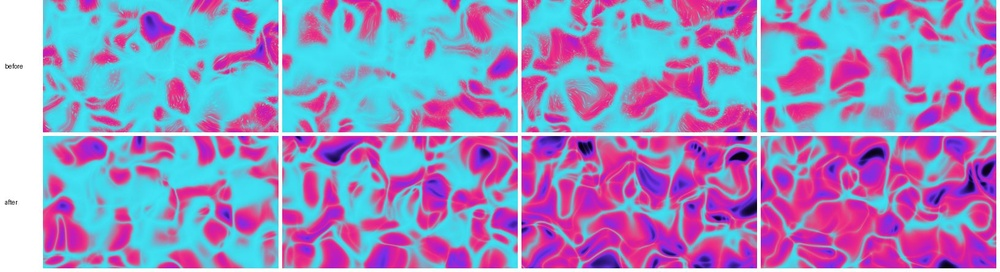
#> input picture worktree-audio-engine-picture/stills-677-caustics-bj.jpg, 1000 x 272 px, shrunk from 1630 x 444 before the run
$ python droplets-place.py ../../../../worktree-audio-engine-picture/stills-677-caustics-bj.jpg
#> lines starting #> are read from the running program, lines starting #| are printed output that depends on the picture; after the words box and inside, x2 and y2 are one past the last pixel; in counts of white or black regions, pixels touching at a corner belong together
# Where Droplets' drops sit, from single frames shot with Beat flash and Level glow at 0 (the pool then stays saturated pink and
# purple): drop pixels are the unsaturated light ones, and each scores the brightest non-drop pixel within RADIUS as a percentile
# of the frame's non-drop pixels. Prints the share beside the brightest fifth and tenth.
# uv run -q --with pillow --with numpy python docs/scenes/caustics/scripts/droplets-place.py <png>...
import sys
import numpy as np
from PIL import Image

RADIUS = 3
allv = []
for path in sys.argv[1:]:
    im = np.asarray(Image.open(path).convert("RGB")).astype(np.float32)
    h, w, _ = im.shape
#> h = 272; w = 1000
    mx = im.max(axis=2)
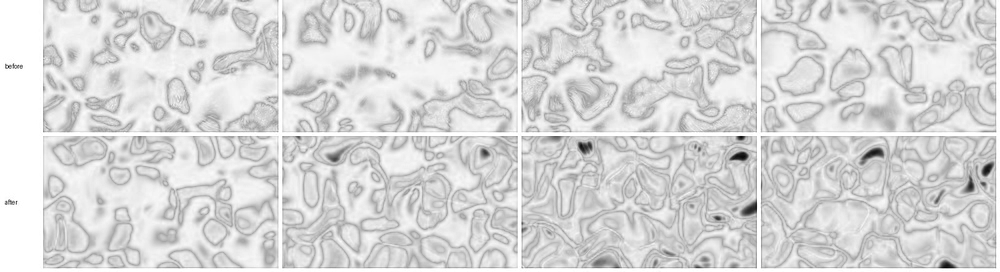
#> mx: shape (272, 1000) float32; min 5, max 255, mean 215.7
    mn = im.min(axis=2)
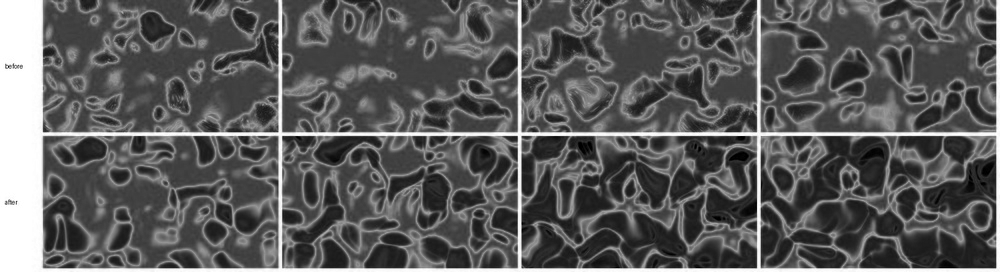
#> mn: shape (272, 1000) float32; min 0, max 255, mean 92
    drop = (mn > 40) & ((mx - mn) < 0.35 * mx)
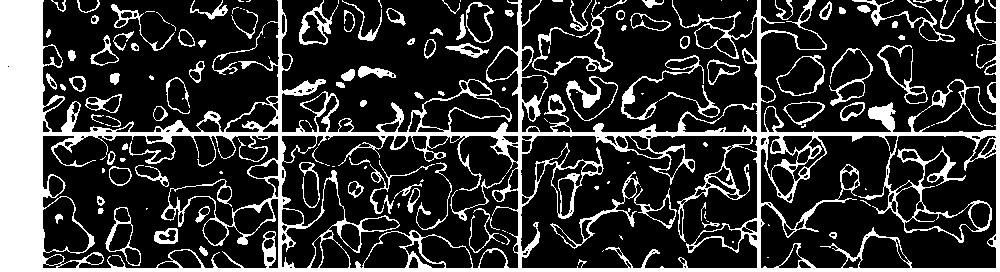
#> drop: shape (272, 1000) bool; 21.5% white; 157 white regions (58 under 20 px), largest, box (x1, y1, x2, y2) and area: (0, 0, 1000, 272) 44317, (532, 0, 627, 76) 744, (621, 55, 704, 120) 625
    drop[:60, :] = False  # the top bar
    drop[-60:, :] = False  # the bottom bar
#> drop: shape (272, 1000) bool; 12.3% white; 94 white regions (36 under 20 px), largest, box (x1, y1, x2, y2) and area: (0, 60, 1000, 212) 25852, (621, 60, 704, 120) 581, (566, 76, 618, 121) 531
    luma = im @ np.array([0.299, 0.587, 0.114], dtype=np.float32)
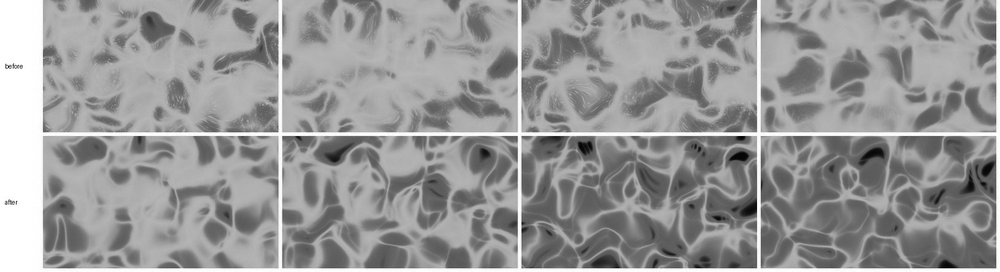
#> luma: shape (272, 1000) float32; min 0.869, max 255, mean 151.3
    pool = np.where(drop, -1.0, luma)
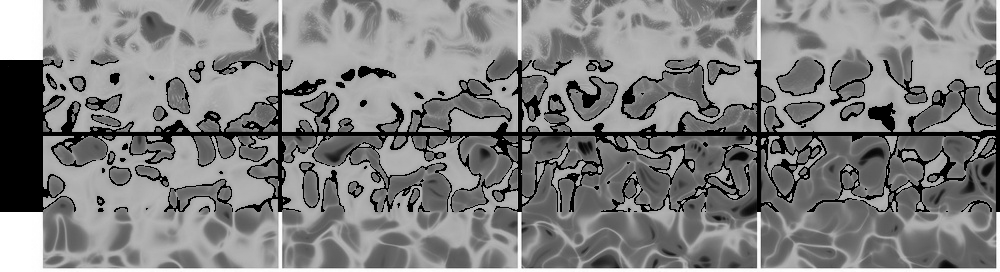
#> pool: shape (272, 1000) float32; min -1, max 255, mean 128.1; drawn with min black and max white
    srt = np.sort(pool[pool >= 0])
    pad = np.pad(pool, RADIUS, mode="edge")
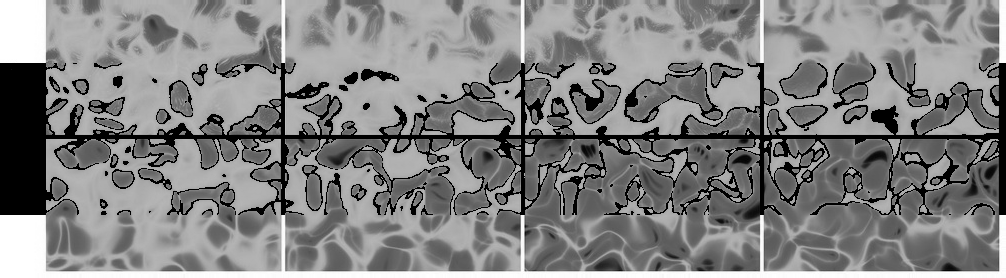
#> pad: shape (278, 1006) float32; min -1, max 255, mean 129.7; drawn with min black and max white
    near = np.full_like(pool, -1.0)
    for dy in range(-RADIUS, RADIUS + 1):
        for dx in range(-RADIUS, RADIUS + 1):
            near = np.maximum(near, pad[RADIUS + dy : RADIUS + dy + h, RADIUS + dx : RADIUS + dx + w])
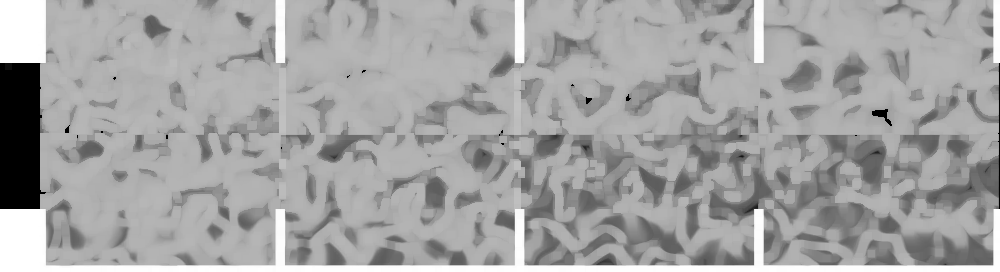
#> near: shape (272, 1000) float32; min -1, max 255, mean 163; drawn with min black and max white
    s = np.searchsorted(srt, near[drop]) / max(1, srt.size)
    allv.append(s)
    print(f"{path}: {drop.sum()} drop px, top 20%: {(s >= 0.8).mean():.1%}, top 10%: {(s >= 0.9).mean():.1%}, bottom half: {(s < 0.5).mean():.1%}")
#| ../../../../worktree-audio-engine-picture/stills-677-caustics-bj.jpg: 33466 drop px, top 20%: 26.5%, top 10%: 11.6%, bottom half: 32.2%
a = np.concatenate(allv)
print(f"all: {a.size} px, top 20%: {(a >= 0.8).mean():.1%}, top 10%: {(a >= 0.9).mean():.1%}, bottom half: {(a < 0.5).mean():.1%}")
#| all: 33466 px, top 20%: 26.5%, top 10%: 11.6%, bottom half: 32.2%
